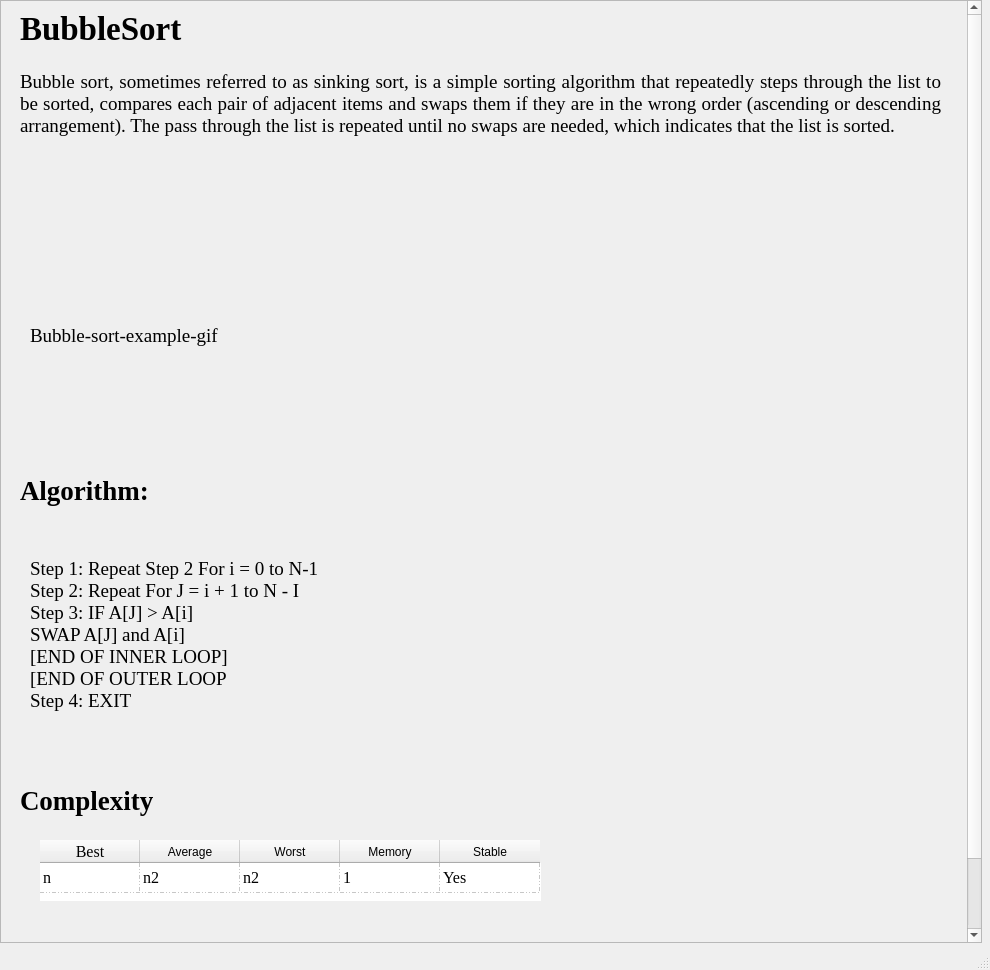
<?xml version="1.0" encoding="UTF-8"?>
<ui version="4.0">
 <class>MainWindow</class>
 <widget class="QMainWindow" name="MainWindow">
  <property name="geometry">
   <rect>
    <x>0</x>
    <y>0</y>
    <width>990</width>
    <height>970</height>
   </rect>
  </property>
  <property name="minimumSize">
   <size>
    <width>990</width>
    <height>965</height>
   </size>
  </property>
  <property name="maximumSize">
   <size>
    <width>990</width>
    <height>970</height>
   </size>
  </property>
  <property name="windowTitle">
   <string>MainWindow</string>
  </property>
  <widget class="QWidget" name="centralwidget">
   <widget class="QScrollArea" name="scrollArea">
    <property name="geometry">
     <rect>
      <x>0</x>
      <y>0</y>
      <width>982</width>
      <height>943</height>
     </rect>
    </property>
    <property name="sizePolicy">
     <sizepolicy hsizetype="Expanding" vsizetype="Ignored">
      <horstretch>0</horstretch>
      <verstretch>0</verstretch>
     </sizepolicy>
    </property>
    <property name="minimumSize">
     <size>
      <width>0</width>
      <height>500</height>
     </size>
    </property>
    <property name="cursor" stdset="0">
     <cursorShape>WaitCursor</cursorShape>
    </property>
    <property name="acceptDrops">
     <bool>false</bool>
    </property>
    <property name="autoFillBackground">
     <bool>true</bool>
    </property>
    <property name="styleSheet">
     <string notr="true">border:none;
QScrollBar
{
background : lightgreen;}</string>
    </property>
    <property name="frameShadow">
     <enum>QFrame::Sunken</enum>
    </property>
    <property name="verticalScrollBarPolicy">
     <enum>Qt::ScrollBarAsNeeded</enum>
    </property>
    <property name="sizeAdjustPolicy">
     <enum>QAbstractScrollArea::AdjustIgnored</enum>
    </property>
    <property name="widgetResizable">
     <bool>true</bool>
    </property>
    <property name="alignment">
     <set>Qt::AlignLeading|Qt::AlignLeft|Qt::AlignVCenter</set>
    </property>
    <widget class="QWidget" name="scrollAreaWidgetContents_2">
     <property name="geometry">
      <rect>
       <x>0</x>
       <y>0</y>
       <width>961</width>
       <height>1018</height>
      </rect>
     </property>
     <layout class="QVBoxLayout" name="verticalLayout_3">
      <item>
       <widget class="QFrame" name="frame">
        <property name="minimumSize">
         <size>
          <width>0</width>
          <height>1000</height>
         </size>
        </property>
        <property name="acceptDrops">
         <bool>false</bool>
        </property>
        <property name="styleSheet">
         <string notr="true">border:none</string>
        </property>
        <property name="frameShape">
         <enum>QFrame::StyledPanel</enum>
        </property>
        <property name="frameShadow">
         <enum>QFrame::Plain</enum>
        </property>
        <widget class="QLabel" name="complexity_label">
         <property name="geometry">
          <rect>
           <x>10</x>
           <y>770</y>
           <width>211</width>
           <height>41</height>
          </rect>
         </property>
         <property name="font">
          <font>
           <family>Times New Roman</family>
           <pointsize>20</pointsize>
           <weight>75</weight>
           <bold>true</bold>
          </font>
         </property>
         <property name="layoutDirection">
          <enum>Qt::LeftToRight</enum>
         </property>
         <property name="text">
          <string>Complexity</string>
         </property>
         <property name="textFormat">
          <enum>Qt::PlainText</enum>
         </property>
        </widget>
        <widget class="QLabel" name="algo_header">
         <property name="geometry">
          <rect>
           <x>10</x>
           <y>460</y>
           <width>331</width>
           <height>41</height>
          </rect>
         </property>
         <property name="font">
          <font>
           <family>Times New Roman</family>
           <pointsize>20</pointsize>
           <weight>75</weight>
           <bold>true</bold>
          </font>
         </property>
         <property name="text">
          <string>Algorithm:</string>
         </property>
        </widget>
        <widget class="QLabel" name="header_label">
         <property name="geometry">
          <rect>
           <x>10</x>
           <y>0</y>
           <width>251</width>
           <height>51</height>
          </rect>
         </property>
         <property name="font">
          <font>
           <family>Times New Roman</family>
           <pointsize>25</pointsize>
           <weight>75</weight>
           <bold>true</bold>
          </font>
         </property>
         <property name="layoutDirection">
          <enum>Qt::LeftToRight</enum>
         </property>
         <property name="text">
          <string>BubbleSort</string>
         </property>
         <property name="alignment">
          <set>Qt::AlignLeading|Qt::AlignLeft|Qt::AlignTop</set>
         </property>
        </widget>
        <widget class="QLabel" name="algorithm">
         <property name="geometry">
          <rect>
           <x>20</x>
           <y>510</y>
           <width>901</width>
           <height>251</height>
          </rect>
         </property>
         <property name="font">
          <font>
           <family>Times New Roman</family>
           <pointsize>14</pointsize>
          </font>
         </property>
         <property name="text">
          <string>Step 1: Repeat Step 2 For i = 0 to N-1
Step 2: Repeat For J = i + 1 to N - I
Step 3: IF A[J] &gt; A[i]
SWAP A[J] and A[i]
[END OF INNER LOOP]
[END OF OUTER LOOP
Step 4: EXIT
</string>
         </property>
        </widget>
        <widget class="QLabel" name="gif_label">
         <property name="geometry">
          <rect>
           <x>20</x>
           <y>230</y>
           <width>371</width>
           <height>191</height>
          </rect>
         </property>
         <property name="font">
          <font>
           <family>Times New Roman</family>
           <pointsize>14</pointsize>
          </font>
         </property>
         <property name="text">
          <string>Bubble-sort-example-gif</string>
         </property>
         <property name="scaledContents">
          <bool>true</bool>
         </property>
        </widget>
        <widget class="QLabel" name="header_info_label">
         <property name="geometry">
          <rect>
           <x>10</x>
           <y>60</y>
           <width>921</width>
           <height>131</height>
          </rect>
         </property>
         <property name="font">
          <font>
           <family>Times New Roman</family>
           <pointsize>14</pointsize>
           <weight>50</weight>
           <bold>false</bold>
          </font>
         </property>
         <property name="focusPolicy">
          <enum>Qt::NoFocus</enum>
         </property>
         <property name="text">
          <string>Bubble sort, sometimes referred to as sinking sort, is a simple sorting algorithm that repeatedly steps through the list to be sorted, compares each pair of adjacent items and swaps them if they are in the wrong order (ascending or descending arrangement). The pass through the list is repeated until no swaps are needed, which indicates that the list is sorted.</string>
         </property>
         <property name="textFormat">
          <enum>Qt::AutoText</enum>
         </property>
         <property name="scaledContents">
          <bool>false</bool>
         </property>
         <property name="alignment">
          <set>Qt::AlignJustify|Qt::AlignTop</set>
         </property>
         <property name="wordWrap">
          <bool>true</bool>
         </property>
         <property name="indent">
          <number>1</number>
         </property>
         <property name="textInteractionFlags">
          <set>Qt::LinksAccessibleByMouse</set>
         </property>
        </widget>
        <widget class="QTableWidget" name="complexity_table">
         <property name="geometry">
          <rect>
           <x>30</x>
           <y>830</y>
           <width>501</width>
           <height>61</height>
          </rect>
         </property>
         <property name="font">
          <font>
           <family>Times New Roman</family>
           <pointsize>12</pointsize>
          </font>
         </property>
         <property name="layoutDirection">
          <enum>Qt::LeftToRight</enum>
         </property>
         <property name="styleSheet">
          <string notr="true">border:'black'</string>
         </property>
         <property name="frameShape">
          <enum>QFrame::StyledPanel</enum>
         </property>
         <property name="frameShadow">
          <enum>QFrame::Sunken</enum>
         </property>
         <property name="lineWidth">
          <number>1</number>
         </property>
         <property name="midLineWidth">
          <number>1</number>
         </property>
         <property name="verticalScrollBarPolicy">
          <enum>Qt::ScrollBarAlwaysOff</enum>
         </property>
         <property name="horizontalScrollBarPolicy">
          <enum>Qt::ScrollBarAlwaysOff</enum>
         </property>
         <property name="sizeAdjustPolicy">
          <enum>QAbstractScrollArea::AdjustToContents</enum>
         </property>
         <property name="showGrid">
          <bool>true</bool>
         </property>
         <property name="gridStyle">
          <enum>Qt::DashDotDotLine</enum>
         </property>
         <attribute name="horizontalHeaderVisible">
          <bool>true</bool>
         </attribute>
         <attribute name="horizontalHeaderCascadingSectionResizes">
          <bool>false</bool>
         </attribute>
         <attribute name="verticalHeaderVisible">
          <bool>false</bool>
         </attribute>
         <attribute name="verticalHeaderHighlightSections">
          <bool>true</bool>
         </attribute>
         <row>
          <property name="text">
           <string>Bubblesort</string>
          </property>
          <property name="font">
           <font>
            <family>Times New Roman</family>
            <pointsize>12</pointsize>
           </font>
          </property>
          <property name="background">
           <color>
            <red>255</red>
            <green>255</green>
            <blue>255</blue>
           </color>
          </property>
         </row>
         <column>
          <property name="text">
           <string>Best</string>
          </property>
          <property name="font">
           <font>
            <family>Times New Roman</family>
            <pointsize>12</pointsize>
           </font>
          </property>
         </column>
         <column>
          <property name="text">
           <string>Average</string>
          </property>
         </column>
         <column>
          <property name="text">
           <string>Worst</string>
          </property>
         </column>
         <column>
          <property name="text">
           <string>Memory</string>
          </property>
         </column>
         <column>
          <property name="text">
           <string>Stable</string>
          </property>
         </column>
         <item row="0" column="0">
          <property name="text">
           <string>n</string>
          </property>
         </item>
         <item row="0" column="1">
          <property name="text">
           <string>n2</string>
          </property>
         </item>
         <item row="0" column="2">
          <property name="text">
           <string>n2</string>
          </property>
         </item>
         <item row="0" column="3">
          <property name="text">
           <string>1</string>
          </property>
         </item>
         <item row="0" column="4">
          <property name="text">
           <string>Yes</string>
          </property>
         </item>
        </widget>
       </widget>
      </item>
     </layout>
    </widget>
   </widget>
  </widget>
  <widget class="QStatusBar" name="statusbar"/>
 </widget>
 <resources/>
 <connections/>
</ui>
